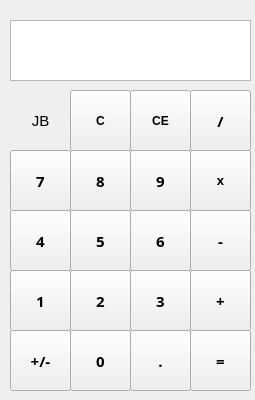
<?xml version="1.0" encoding="UTF-8"?>
<ui version="4.0">
 <class>Real_CalculatorClass</class>
 <widget class="QMainWindow" name="Real_CalculatorClass">
  <property name="geometry">
   <rect>
    <x>0</x>
    <y>0</y>
    <width>255</width>
    <height>400</height>
   </rect>
  </property>
  <property name="font">
   <font>
    <pointsize>11</pointsize>
   </font>
  </property>
  <property name="windowTitle">
   <string>Real_Calculator</string>
  </property>
  <widget class="QWidget" name="centralWidget">
   <widget class="QPushButton" name="button1">
    <property name="geometry">
     <rect>
      <x>10</x>
      <y>270</y>
      <width>61</width>
      <height>61</height>
     </rect>
    </property>
    <property name="font">
     <font>
      <family>Arial Black</family>
      <pointsize>11</pointsize>
      <bold>true</bold>
     </font>
    </property>
    <property name="text">
     <string>1</string>
    </property>
   </widget>
   <widget class="QPushButton" name="button2">
    <property name="geometry">
     <rect>
      <x>70</x>
      <y>270</y>
      <width>61</width>
      <height>61</height>
     </rect>
    </property>
    <property name="font">
     <font>
      <family>Arial Black</family>
      <pointsize>11</pointsize>
      <bold>true</bold>
     </font>
    </property>
    <property name="text">
     <string>2</string>
    </property>
   </widget>
   <widget class="QPushButton" name="button3">
    <property name="geometry">
     <rect>
      <x>130</x>
      <y>270</y>
      <width>61</width>
      <height>61</height>
     </rect>
    </property>
    <property name="font">
     <font>
      <family>Arial Black</family>
      <pointsize>11</pointsize>
      <bold>true</bold>
     </font>
    </property>
    <property name="text">
     <string>3</string>
    </property>
   </widget>
   <widget class="QPushButton" name="button5">
    <property name="geometry">
     <rect>
      <x>70</x>
      <y>210</y>
      <width>61</width>
      <height>61</height>
     </rect>
    </property>
    <property name="font">
     <font>
      <family>Arial Black</family>
      <pointsize>11</pointsize>
      <bold>true</bold>
     </font>
    </property>
    <property name="text">
     <string>5</string>
    </property>
   </widget>
   <widget class="QPushButton" name="button4">
    <property name="geometry">
     <rect>
      <x>10</x>
      <y>210</y>
      <width>61</width>
      <height>61</height>
     </rect>
    </property>
    <property name="font">
     <font>
      <family>Arial Black</family>
      <pointsize>11</pointsize>
      <bold>true</bold>
     </font>
    </property>
    <property name="text">
     <string>4</string>
    </property>
   </widget>
   <widget class="QPushButton" name="button6">
    <property name="geometry">
     <rect>
      <x>130</x>
      <y>210</y>
      <width>61</width>
      <height>61</height>
     </rect>
    </property>
    <property name="font">
     <font>
      <family>Arial Black</family>
      <pointsize>11</pointsize>
      <bold>true</bold>
     </font>
    </property>
    <property name="text">
     <string>6</string>
    </property>
   </widget>
   <widget class="QPushButton" name="button8">
    <property name="geometry">
     <rect>
      <x>70</x>
      <y>150</y>
      <width>61</width>
      <height>61</height>
     </rect>
    </property>
    <property name="font">
     <font>
      <family>Arial Black</family>
      <pointsize>11</pointsize>
      <bold>true</bold>
     </font>
    </property>
    <property name="text">
     <string>8</string>
    </property>
   </widget>
   <widget class="QPushButton" name="button7">
    <property name="geometry">
     <rect>
      <x>10</x>
      <y>150</y>
      <width>61</width>
      <height>61</height>
     </rect>
    </property>
    <property name="font">
     <font>
      <family>Arial Black</family>
      <pointsize>11</pointsize>
      <bold>true</bold>
     </font>
    </property>
    <property name="text">
     <string>7</string>
    </property>
   </widget>
   <widget class="QPushButton" name="button9">
    <property name="geometry">
     <rect>
      <x>130</x>
      <y>150</y>
      <width>61</width>
      <height>61</height>
     </rect>
    </property>
    <property name="font">
     <font>
      <family>Arial Black</family>
      <pointsize>11</pointsize>
      <bold>true</bold>
     </font>
    </property>
    <property name="text">
     <string>9</string>
    </property>
   </widget>
   <widget class="QPushButton" name="button0">
    <property name="geometry">
     <rect>
      <x>70</x>
      <y>330</y>
      <width>61</width>
      <height>61</height>
     </rect>
    </property>
    <property name="font">
     <font>
      <family>Arial Black</family>
      <pointsize>11</pointsize>
      <bold>true</bold>
     </font>
    </property>
    <property name="text">
     <string>0</string>
    </property>
   </widget>
   <widget class="QPushButton" name="button10">
    <property name="geometry">
     <rect>
      <x>130</x>
      <y>330</y>
      <width>61</width>
      <height>61</height>
     </rect>
    </property>
    <property name="font">
     <font>
      <family>Arial Black</family>
      <pointsize>11</pointsize>
      <bold>true</bold>
     </font>
    </property>
    <property name="text">
     <string>.</string>
    </property>
   </widget>
   <widget class="QTextEdit" name="display">
    <property name="geometry">
     <rect>
      <x>10</x>
      <y>20</y>
      <width>241</width>
      <height>61</height>
     </rect>
    </property>
    <property name="sizeIncrement">
     <size>
      <width>10</width>
      <height>10</height>
     </size>
    </property>
    <property name="font">
     <font>
      <family>Arial Black</family>
      <pointsize>20</pointsize>
      <bold>true</bold>
     </font>
    </property>
    <property name="frameShape">
     <enum>QFrame::Shape::StyledPanel</enum>
    </property>
    <property name="readOnly">
     <bool>true</bool>
    </property>
   </widget>
   <widget class="QPushButton" name="clearE">
    <property name="geometry">
     <rect>
      <x>130</x>
      <y>90</y>
      <width>61</width>
      <height>61</height>
     </rect>
    </property>
    <property name="font">
     <font>
      <family>Arial</family>
      <pointsize>9</pointsize>
      <bold>true</bold>
     </font>
    </property>
    <property name="text">
     <string>CE</string>
    </property>
   </widget>
   <widget class="QPushButton" name="math1">
    <property name="geometry">
     <rect>
      <x>190</x>
      <y>210</y>
      <width>61</width>
      <height>61</height>
     </rect>
    </property>
    <property name="font">
     <font>
      <family>Arial Black</family>
      <pointsize>11</pointsize>
      <bold>true</bold>
     </font>
    </property>
    <property name="text">
     <string>-</string>
    </property>
   </widget>
   <widget class="QPushButton" name="math0">
    <property name="geometry">
     <rect>
      <x>190</x>
      <y>270</y>
      <width>61</width>
      <height>61</height>
     </rect>
    </property>
    <property name="font">
     <font>
      <family>Arial Black</family>
      <pointsize>11</pointsize>
      <bold>true</bold>
     </font>
    </property>
    <property name="text">
     <string>+</string>
    </property>
   </widget>
   <widget class="QPushButton" name="theEqual">
    <property name="geometry">
     <rect>
      <x>190</x>
      <y>330</y>
      <width>61</width>
      <height>61</height>
     </rect>
    </property>
    <property name="font">
     <font>
      <family>Arial Black</family>
      <pointsize>11</pointsize>
      <bold>true</bold>
     </font>
    </property>
    <property name="text">
     <string>=</string>
    </property>
   </widget>
   <widget class="QPushButton" name="math2">
    <property name="geometry">
     <rect>
      <x>190</x>
      <y>150</y>
      <width>61</width>
      <height>61</height>
     </rect>
    </property>
    <property name="font">
     <font>
      <family>Arial</family>
      <pointsize>10</pointsize>
      <bold>true</bold>
     </font>
    </property>
    <property name="text">
     <string>x</string>
    </property>
   </widget>
   <widget class="QPushButton" name="clearAll">
    <property name="geometry">
     <rect>
      <x>70</x>
      <y>90</y>
      <width>61</width>
      <height>61</height>
     </rect>
    </property>
    <property name="font">
     <font>
      <family>Arial</family>
      <pointsize>9</pointsize>
      <bold>true</bold>
     </font>
    </property>
    <property name="text">
     <string>C</string>
    </property>
   </widget>
   <widget class="QPushButton" name="math3">
    <property name="geometry">
     <rect>
      <x>190</x>
      <y>90</y>
      <width>61</width>
      <height>61</height>
     </rect>
    </property>
    <property name="font">
     <font>
      <family>Arial Black</family>
      <pointsize>11</pointsize>
      <bold>true</bold>
     </font>
    </property>
    <property name="text">
     <string>/</string>
    </property>
   </widget>
   <widget class="QPushButton" name="flipSign">
    <property name="geometry">
     <rect>
      <x>10</x>
      <y>330</y>
      <width>61</width>
      <height>61</height>
     </rect>
    </property>
    <property name="font">
     <font>
      <family>Arial Black</family>
      <pointsize>11</pointsize>
      <bold>true</bold>
     </font>
    </property>
    <property name="text">
     <string>+/-</string>
    </property>
   </widget>
   <widget class="QLabel" name="label">
    <property name="geometry">
     <rect>
      <x>10</x>
      <y>90</y>
      <width>61</width>
      <height>61</height>
     </rect>
    </property>
    <property name="text">
     <string>JB</string>
    </property>
    <property name="alignment">
     <set>Qt::AlignmentFlag::AlignCenter</set>
    </property>
   </widget>
  </widget>
 </widget>
 <layoutdefault spacing="6" margin="11"/>
 <resources>
  <include location="Real_Calculator.qrc"/>
 </resources>
 <connections/>
</ui>
